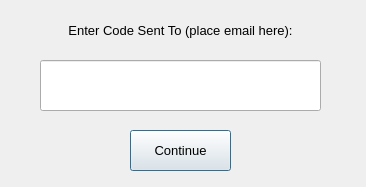
<?xml version="1.0" encoding="UTF-8"?>
<ui version="4.0">
 <class>Dialog</class>
 <widget class="QDialog" name="Dialog">
  <property name="geometry">
   <rect>
    <x>0</x>
    <y>0</y>
    <width>366</width>
    <height>187</height>
   </rect>
  </property>
  <property name="windowTitle">
   <string>Two Factor Auth</string>
  </property>
  <widget class="QPushButton" name="pushButton">
   <property name="geometry">
    <rect>
     <x>130</x>
     <y>130</y>
     <width>101</width>
     <height>41</height>
    </rect>
   </property>
   <property name="font">
    <font>
     <pointsize>10</pointsize>
    </font>
   </property>
   <property name="text">
    <string>Continue</string>
   </property>
  </widget>
  <widget class="QLineEdit" name="lineEdit">
   <property name="geometry">
    <rect>
     <x>40</x>
     <y>60</y>
     <width>281</width>
     <height>51</height>
    </rect>
   </property>
   <property name="font">
    <font>
     <pointsize>10</pointsize>
    </font>
   </property>
   <property name="alignment">
    <set>Qt::AlignCenter</set>
   </property>
  </widget>
  <widget class="QLabel" name="label">
   <property name="geometry">
    <rect>
     <x>40</x>
     <y>20</y>
     <width>281</width>
     <height>21</height>
    </rect>
   </property>
   <property name="font">
    <font>
     <pointsize>10</pointsize>
    </font>
   </property>
   <property name="text">
    <string>Enter Code Sent To (place email here):</string>
   </property>
   <property name="alignment">
    <set>Qt::AlignCenter</set>
   </property>
   <property name="wordWrap">
    <bool>true</bool>
   </property>
  </widget>
 </widget>
 <resources/>
 <connections/>
</ui>
